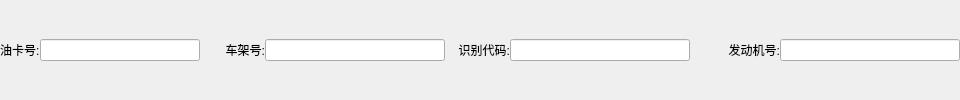
        <widget class="QWidget" name="widget_3" native="true">
         <layout class="QHBoxLayout" name="horizontalLayout_3">
          <property name="spacing">
           <number>0</number>
          </property>
          <property name="leftMargin">
           <number>0</number>
          </property>
          <property name="topMargin">
           <number>0</number>
          </property>
          <property name="rightMargin">
           <number>0</number>
          </property>
          <property name="bottomMargin">
           <number>0</number>
          </property>
          <item>
           <widget class="QLabel" name="label_9">
            <property name="minimumSize">
             <size>
              <width>40</width>
              <height>0</height>
             </size>
            </property>
            <property name="maximumSize">
             <size>
              <width>40</width>
              <height>16777215</height>
             </size>
            </property>
            <property name="text">
             <string>油卡号:</string>
            </property>
           </widget>
          </item>
          <item>
           <widget class="QLineEdit" name="fuelCarNumberLE">
            <property name="minimumSize">
             <size>
              <width>160</width>
              <height>0</height>
             </size>
            </property>
            <property name="maximumSize">
             <size>
              <width>160</width>
              <height>16777215</height>
             </size>
            </property>
           </widget>
          </item>
          <item>
           <widget class="QLabel" name="label_10">
            <property name="minimumSize">
             <size>
              <width>65</width>
              <height>0</height>
             </size>
            </property>
            <property name="maximumSize">
             <size>
              <width>65</width>
              <height>16777215</height>
             </size>
            </property>
            <property name="text">
             <string>车架号:</string>
            </property>
            <property name="alignment">
             <set>Qt::AlignRight|Qt::AlignTrailing|Qt::AlignVCenter</set>
            </property>
           </widget>
          </item>
          <item>
           <widget class="QLineEdit" name="frameNumberLE">
            <property name="minimumSize">
             <size>
              <width>180</width>
              <height>0</height>
             </size>
            </property>
            <property name="maximumSize">
             <size>
              <width>180</width>
              <height>16777215</height>
             </size>
            </property>
           </widget>
          </item>
          <item>
           <widget class="QLabel" name="label_11">
            <property name="minimumSize">
             <size>
              <width>65</width>
              <height>0</height>
             </size>
            </property>
            <property name="maximumSize">
             <size>
              <width>65</width>
              <height>16777215</height>
             </size>
            </property>
            <property name="text">
             <string>识别代码:</string>
            </property>
            <property name="alignment">
             <set>Qt::AlignRight|Qt::AlignTrailing|Qt::AlignVCenter</set>
            </property>
           </widget>
          </item>
          <item>
           <widget class="QLineEdit" name="identificationNumberLE">
            <property name="minimumSize">
             <size>
              <width>180</width>
              <height>0</height>
             </size>
            </property>
            <property name="maximumSize">
             <size>
              <width>180</width>
              <height>16777215</height>
             </size>
            </property>
           </widget>
          </item>
          <item>
           <widget class="QLabel" name="label_12">
            <property name="minimumSize">
             <size>
              <width>90</width>
              <height>0</height>
             </size>
            </property>
            <property name="maximumSize">
             <size>
              <width>90</width>
              <height>16777215</height>
             </size>
            </property>
            <property name="text">
             <string>发动机号:</string>
            </property>
            <property name="alignment">
             <set>Qt::AlignRight|Qt::AlignTrailing|Qt::AlignVCenter</set>
            </property>
           </widget>
          </item>
          <item>
           <widget class="QLineEdit" name="engineNumberLE">
            <property name="minimumSize">
             <size>
              <width>180</width>
              <height>0</height>
             </size>
            </property>
            <property name="maximumSize">
             <size>
              <width>180</width>
              <height>16777215</height>
             </size>
            </property>
           </widget>
          </item>
         </layout>
        </widget>
